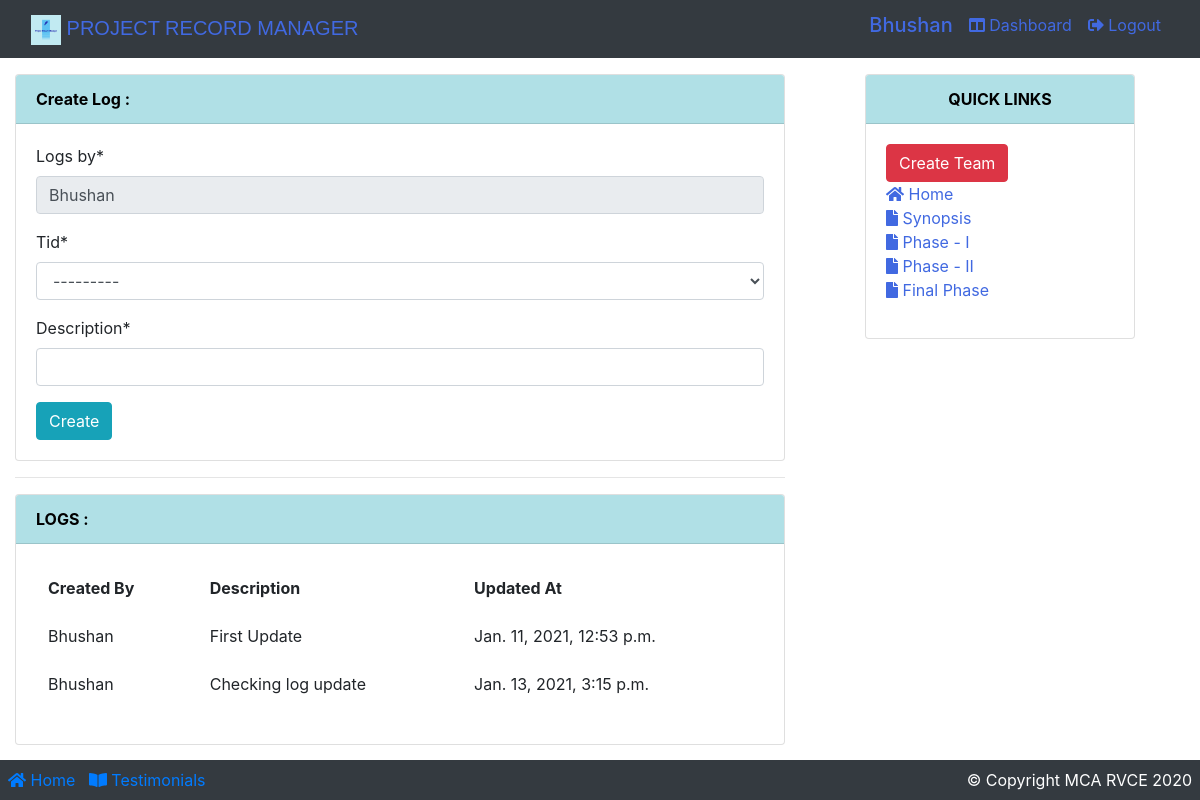
The app's page /studentdash/ (signed in) with its own data.
### app/models.py (models this page shows, shortened)
class CustomUser(AbstractBaseUser, PermissionsMixin):
    username = None
    first_name = None
    last_name = None
    admin = models.BooleanField(default=False)
    active = models.BooleanField(default=True)
    staff = models.BooleanField(default=False)
    isstudent = models.BooleanField(default=False)
    isfaculty = models.BooleanField(default=False)
    student_available = models.BooleanField(default=False)
    faculty_available = models.BooleanField(default=False)
    email = models.EmailField(_('email address'), unique=True)
    USERNAME_FIELD = 'email'
    REQUIRED_FIELDS = []
    name = models.CharField(max_length=100)
    created_at = models.DateTimeField(auto_now_add=True)
    updated_at = models.DateTimeField(auto_now=True)
    objects = UserManager()
    @property
    def is_active(self):
        return self.active
    @property
    def is_student(self):
        return self.isstudent
    @property
    def is_faculty(self):
        return self.isfaculty

class Logs(models.Model):
    logs_by = models.CharField(max_length=100, default="logs")
    tid = models.ForeignKey(
        Team, on_delete=models.CASCADE, null=True)
    description = models.CharField(max_length=500, null=True)
    created_at = models.DateTimeField(auto_now_add=True)
    updated_at = models.DateTimeField(auto_now=True)
    def __str__(self):
        return str(self.logs_by)

### app/views.py (the view)
# urls.py: path('studentdash/', views.StudentDashboard, name="studentDashboard"),
def StudentDashboard(request):
    queryset1 = ""
    queryset2 = ""
    idTitle = ""
    idt = ""
    form = ""
    ret = ""
    try:
        queryset2 = Team.objects.filter(owner=(request.user.name + " " + request.user.email))
        queryset3 = Team.objects.filter(partner=request.user.id)
        if queryset2:
            for data in queryset3 or queryset2:
                idTitle = int(data.id)
        if queryset3:
            for data in queryset3 or queryset2:
                idTitle = int(data.id)
        idt = Logs.objects.filter(tid=idTitle)
        print("==> idt ", idt)
        print("Q2", queryset2)
        print("Q3", queryset3)
        if request.method == 'POST':
            form = LogCreationForm(request.POST)
            if form.is_valid():
                form.save()
                ven = form.cleaned_data.get('logs_by')
                print(ven)
                messages.success(request, f'Log created for {ven}.')
                return redirect('studentDashboard')
        else:
            form = LogCreationForm()
    except:
        ret = "First create team to generate logs!!!"
    return render(request, 'student_dashboard.html', {'forml': form, 'idt': idt, "ret": ret})

### app/forms.py
class LogCreationForm(forms.ModelForm):
    class Meta:
        model = Logs
        fields = ['logs_by', 'tid', 'description']

### app/models.py (called while the page is built)
    def __str__(self):
        return self.name + ' ' + self.email

    def __str__(self):
        return self.name + ' ' + self.email

    def __str__(self):
        return str(self.title) + ", Student1:  " + str(self.owner) + ", student2:  " + str(
            self.partner) + ", Guide:  " + str(self.guide)

### templates/student_dashboard.html (shortened to what this page needs)
{% extends 'base.html' %}
{% load static %}
{% load crispy_forms_tags %}
{% block content %}
    <div class="container-fluid mt-3">
        <div class="row mb-3">
            <div class="col-md-8 text-left">
                <div class="card">
                    <div class="card-header font-weight-bold " style="background:powderblue; color:black">Create Log :
                    </div>
                    <div class="card-body">
                        {% if forml %}
                            <form method="POST" action="">
                                <div id="div_id_logs_by" class="form-group">
                                    <label for="id_logs_by" class=" requiredField">
                                        Logs by<span class="asteriskField">*</span>
                                    </label>
                                    <div class="">
                                        <input type="text" name="logs_by" value="{{ request.user.name }}"
                                               maxlength="100"
                                               class="textinput textInput form-control" id="id_logs_by" readonly>
                                    </div>
                                </div>
                                {{ forml.tid| as_crispy_field }}
                                {{ forml.description| as_crispy_field }}
                                <button type="submit" class="btn btn-info"> Create</button>
                            </form>
                        {% else %}
                            <h4 class="text-danger">{{ ret }}</h4>
                        {% endif %}
                    </div>
                </div>
                <hr>
                <div class="card">
                    <div class="card-header font-weight-bold " style="background:powderblue; color:black">LOGS :</div>
                    <div class="card-body">
                        <table class="table table-borderless">
                            <thead>
                            <tr>
                                <th>Created By</th>
                                <th>Description</th>
                                <th>Updated At</th>
                            </tr>
                            </thead>
                            <tbody>
                            {% for data in idt %}
                                <tr>
                                    <td>{{ data.logs_by }}</td>
                                    <td>{{ data.description }}</td>
                                    <td>{{ data.updated_at }}</td>
                                </tr>
                            {% endfor %}
                            </tbody>
                        </table>
                    </div>
                </div>
            </div>
            <div class="col-md-3 mx-auto ">
                <div class="card">
                    <div class="card-header text-center font-weight-bold" style="background:powderblue; color:black;">
                        QUICK
                        LINKS
                    </div>
                    <div class="card-body">
                        <ul class="list-unstyled">
                            <li><a href="{% url 'teams' %}" class="btn btn-danger btn-md"
                                   style="text-decoration: none;">Create
                                Team</a></li>
                            <li><a href="{% url 'index' %}" style="text-decoration: none; color:royalblue;">
                                <em class="fas fa-home"></em> Home</a></li>
                            <li><a href="{% url 'projectsynopsis' %}" style="text-decoration: none; color:royalblue;">
                                <em class="fas fa-file"></em> Synopsis</a></li>
                            <li><a href="{% url 'projectphase1' %}" style="text-decoration: none; color:royalblue;">
                                <em class="fas fa-file"></em> Phase - I</a></li>
                            <li><a href="{% url 'projectphase2' %}" style="text-decoration: none; color:royalblue;">
                                <em class="fas fa-file"></em> Phase - II</a></li>
                            <li><a href="{% url 'projectfinale' %}" style="text-decoration: none; color:royalblue;">
                                <em class="fas fa-file"></em> Final Phase</a></li>
                        </ul>
                    </div>
                </div>
            </div>
        </div>
    </div>
{% endblock %}

### templates/base.html (shortened to what this page needs)
{% load static %}
<!DOCTYPE html>
<html lang="en">
<head>
    <link rel="stylesheet" href="{% static 'css/bootstrap.css' %}"/>
    <link rel="stylesheet" href="{% static 'css/main.css' %}"/>
    <link href="https://cdn.datatables.net/1.10.20/css/dataTables.bootstrap4.min.css" rel="stylesheet"
/>
    <link rel="stylesheet" href="https://use.fontawesome.com/releases/v5.6.3/css/all.css"/>
</head>
<body>
<nav class="navbar navbar-expand-lg bg-dark navbar-dark">
    <div class="container-fluid">
        <div class="navbar-header">
            <a class="navbar-brand" href="{% url 'index' %}"
               style="text-decoration: none; color:royalblue; font-family: Verdana, Geneva, Tahoma, sans-serif;">
                <img src="{% static 'images/logo/logo2.png' %}" alt="logo" width="30px" class="img img-fluid"/>
                PROJECT RECORD MANAGER</a>
        </div>
        <div class="collapse navbar-collapse justify-content-end" id="navbarSupportedContent">
            <ul class="nav navbar-nav">
                <li class="nav-item mr-3">
                    {% if request.user.is_student %}
                        <h5 style="text-decoration: none; color:royalblue;">{{ user.name }}</h5>
                    {% endif %}
                </li>
                <li class="nav-item">
                    {% if request.user.is_student %}
                        <li class="nav-item">
                            <a class="mr-3" href="{% url 'studentDashboard' %}"
                               style="text-decoration: none; color:royalblue;">
                                <span class="fas fa-columns"></span>&nbsp;Dashboard
                            </a>
                        </li>
                    {% endif %}
                {% if request.user.is_authenticated %}
                    <a class="mr-2" href="{% url 'logout' %}" style="text-decoration: none; color:royalblue;">
                        <span class="fas fa-sign-out-alt"></span>&nbsp;Logout
                    </a>
                    </li>
                {% endif %}
            </ul>
        </div>
    </div>
</nav>
{% block content %}
{% endblock %}
<br>
<footer class="container-fluid bg-dark p-2 fixed-bottom">
    <div class="row">
        <div class="col-md-6">
            <a href="{% url 'index' %}"><span class="fas fa-home"></span>&nbsp;Home</a> &nbsp;
            <a href="#"><span class="fas fa-book-open"></span>&nbsp;Testimonials</a>
        </div>
        <div class="col-md-6 text-right text-white">
            <span>© Copyright MCA RVCE 2020</span>
        </div>
    </div>
</footer>
</body>
</html>

### static/css/main.css (style rules this page uses)
.card-header { background-color:rgb(240, 235, 235); color: royalblue; }

### records on screen
CustomUser: name "Bhushan", logs_by "Bhushan"
Logs: logs_by "Bhushan", description "First Update", updated_at "Jan. 11, 2021, 12:53 p.m."
Logs: logs_by "Bhushan", description "Checking log update", updated_at "Jan. 13, 2021, 3:15 p.m."
